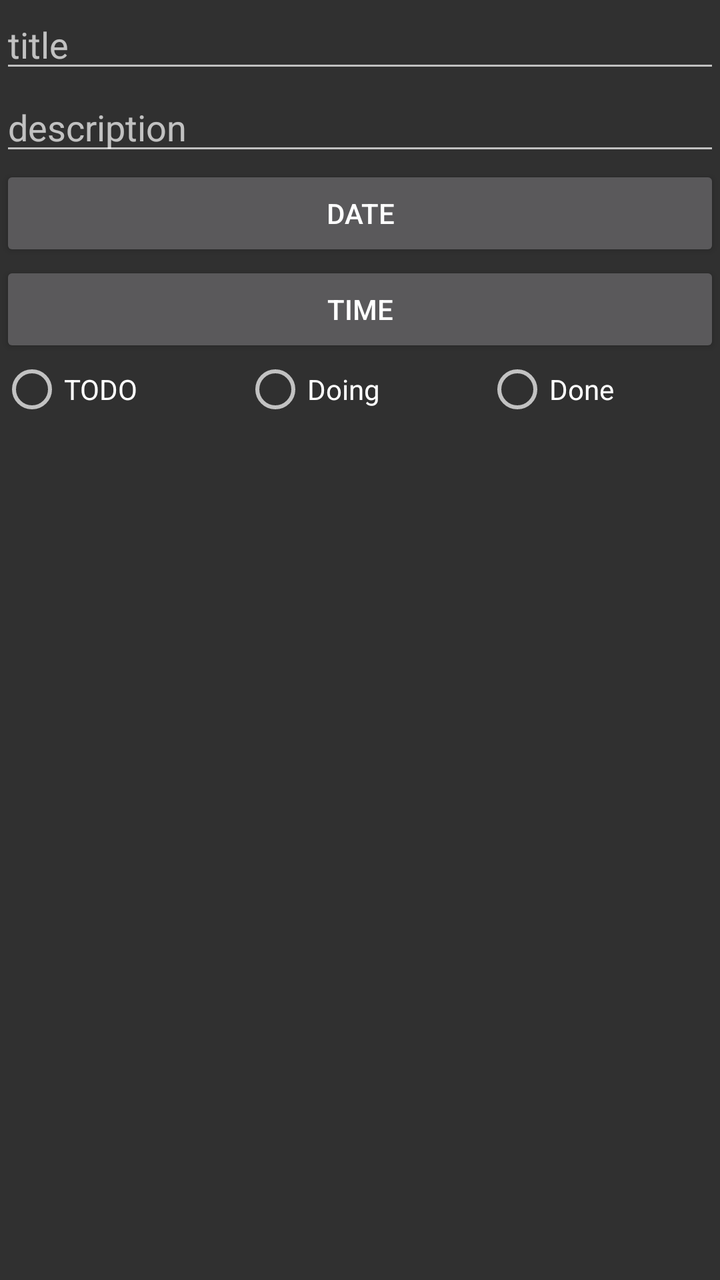
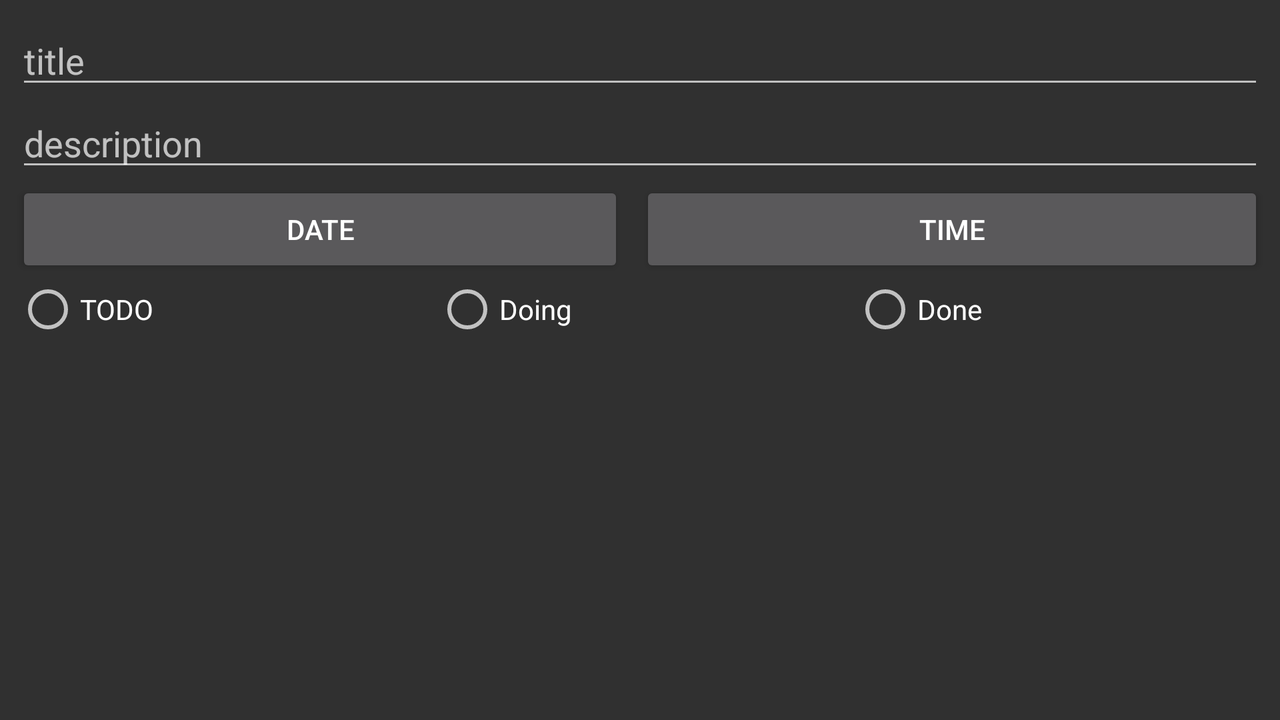

The same Android screen from two of the app's own layout files: first res/layout/ as a phone draws it, then the repository's variant for another configuration, drawn on a device whose configuration selects that folder. Both files follow.
<!-- AndroidManifest.xml: application theme AppTheme -->
<!-- res/layout/fragment_new_task_dialog.xml -->
<?xml version="1.0" encoding="utf-8"?>
<LinearLayout xmlns:android="http://schemas.android.com/apk/res/android"
    xmlns:tools="http://schemas.android.com/tools"
    android:layout_width="match_parent"
    android:layout_height="match_parent"
    android:orientation="vertical"
    tools:context=".controller.fragment.NewTaskDialogFragment" >

    <EditText
        android:id="@+id/edit_text_new_task_title"
        android:layout_width="match_parent"
        android:layout_height="wrap_content"
        android:ems="10"
        android:gravity="start|top"
        android:hint="title"
        android:inputType="textMultiLine" />

    <EditText
        android:id="@+id/edit_text_new_task_description"
        android:layout_width="match_parent"
        android:layout_height="wrap_content"
        android:ems="10"
        android:gravity="start|top"
        android:hint="description"
        android:inputType="textMultiLine" />

    <Button
        android:id="@+id/button_new_task_date"
        android:layout_width="match_parent"
        android:layout_height="wrap_content"
        android:text="date" />

    <Button
        android:id="@+id/button_new_task_time"
        android:layout_width="match_parent"
        android:layout_height="wrap_content"
        android:text="time" />

    <RadioGroup
        android:id="@+id/radio_group_new_task"
        android:layout_width="match_parent"
        android:layout_height="wrap_content"
        android:orientation="horizontal">

        <RadioButton
            android:id="@+id/radio_button_todo"
            android:layout_width="wrap_content"
            android:layout_height="wrap_content"
            android:layout_weight="1"
            android:text="TODO"/>

        <RadioButton
            android:id="@+id/radio_button_doing"
            android:layout_width="wrap_content"
            android:layout_height="wrap_content"
            android:layout_weight="1"
            android:text="Doing"/>

        <RadioButton
            android:id="@+id/radio_button_done"
            android:layout_width="wrap_content"
            android:layout_height="wrap_content"
            android:layout_weight="1"
            android:text="Done" />
    </RadioGroup>

</LinearLayout>
<!-- resources referenced by this layout -->
<resources>
  <style name="AppTheme" parent="Theme.MaterialComponents.Bridge">
          
          <item name="colorPrimary">@color/colorPrimary</item>
          <item name="colorPrimaryDark">@color/colorPrimaryDark</item>
          <item name="colorAccent">@color/colorAccent</item>
      </style>
</resources>
<!-- res/layout-land/fragment_new_task_dialog.xml (the repository's variant of the layout above) -->
<!-- drawn on the phone turned sideways -->
<?xml version="1.0" encoding="utf-8"?>
<LinearLayout xmlns:android="http://schemas.android.com/apk/res/android"
    xmlns:app="http://schemas.android.com/apk/res-auto"
    xmlns:tools="http://schemas.android.com/tools"
    android:layout_width="match_parent"
    android:layout_height="match_parent"
    android:orientation="vertical"
    android:padding="8dp"
    tools:context=".controller.fragment.NewTaskDialogFragment">

    <EditText
        android:id="@+id/edit_text_new_task_title"
        android:layout_width="match_parent"
        android:layout_height="wrap_content"
        android:ems="10"
        android:gravity="start|top"
        android:hint="title"
        android:inputType="textMultiLine" />

    <EditText
        android:id="@+id/edit_text_new_task_description"
        android:layout_width="match_parent"
        android:layout_height="wrap_content"
        android:ems="10"
        android:gravity="start|top"
        android:hint="description"
        android:inputType="textMultiLine" />

    <LinearLayout
        android:layout_width="match_parent"
        android:layout_height="wrap_content"
        android:orientation="horizontal">

        <Button
            android:id="@+id/button_new_task_date"
            android:layout_width="match_parent"
            android:layout_height="wrap_content"
            android:layout_marginRight="8dp"
            android:layout_weight="1"
            android:text="date"
            app:icon="@drawable/ic_date"
            app:iconGravity="textStart" />

        <Button
            android:id="@+id/button_new_task_time"
            android:layout_width="match_parent"
            android:layout_height="wrap_content"
            android:layout_weight="1"
            android:text="time"
            app:icon="@drawable/ic_access_time"
            app:iconGravity="textStart" />
    </LinearLayout>

    <RadioGroup
        android:id="@+id/radio_group_new_task"
        android:layout_width="match_parent"
        android:layout_height="wrap_content"
        android:orientation="horizontal">

        <RadioButton
            android:id="@+id/radio_button_todo"
            android:layout_width="wrap_content"
            android:layout_height="wrap_content"
            android:layout_weight="1"
            android:text="TODO" />

        <RadioButton
            android:id="@+id/radio_button_doing"
            android:layout_width="wrap_content"
            android:layout_height="wrap_content"
            android:layout_weight="1"
            android:text="Doing" />

        <RadioButton
            android:id="@+id/radio_button_done"
            android:layout_width="wrap_content"
            android:layout_height="wrap_content"
            android:layout_weight="1"
            android:text="Done" />
    </RadioGroup>

</LinearLayout>
